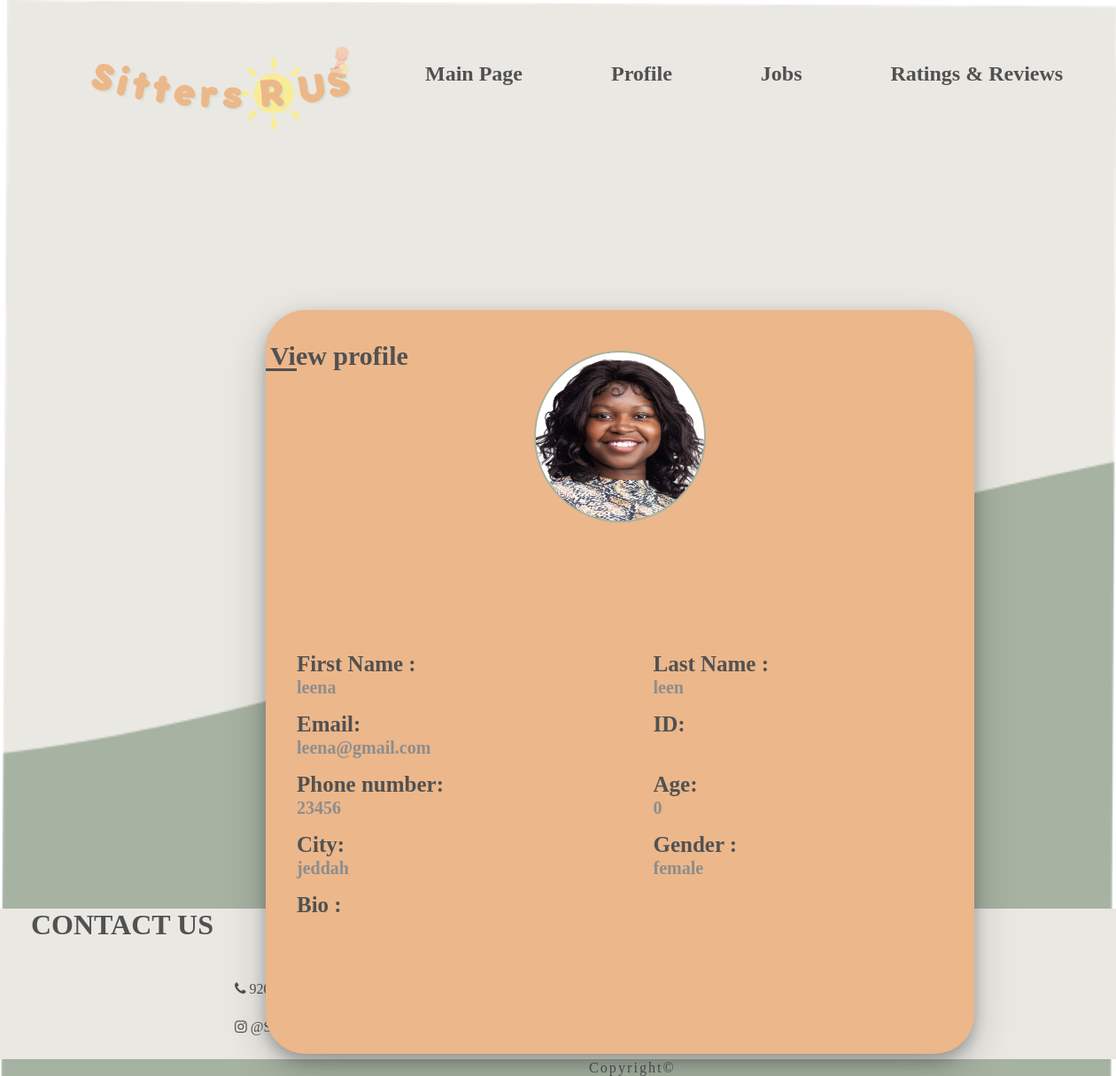
Page /View_Babysitter_Profile.php (signed in) on the committed database.
### tables this page shows
CREATE TABLE `users` (
  `id` int(20) NOT NULL,
  `first_name` varchar(100) NOT NULL,
  `last_name` varchar(100) NOT NULL,
  `email` varchar(100) NOT NULL,
  `password` varchar(255) NOT NULL,
  `city` varchar(100) NOT NULL,
  `location` varchar(255) NOT NULL,
  `ID_number` varchar(20) NOT NULL,
  `phone_number` varchar(50) NOT NULL,
  `age` int(20) NOT NULL,
  `gender` varchar(100) NOT NULL,
  `bio` text NOT NULL,
  `image` varchar(255) NOT NULL,
  `user_type` int(20) NOT NULL
);

### View_Babysitter_Profile.php (the view, shortened to what this page needs)
<!DOCTYPE html>
<html>
    <head>
        <link rel="stylesheet" type="text/css" href="stayle-latifa.CSS">
        <link rel="stylesheet" type="text/css" href="MainStyle.CSS">
        <link rel="stylesheet" href="https://stackpath.bootstrapcdn.com/font-awesome/4.7.0/css/font-awesome.min.css">
    </head>
    <body>
        <div id="body1">
		<?php
		include("connection.php");
include("sitter_menu.php");
						$sitter_id=$_SESSION["uid"];
$query1="select * from users where id='$sitter_id'";
$view1=mysqli_query($connection,$query1);
$rows1=mysqli_fetch_array($view1);
$first_name=$rows1['first_name'];
$last_name=$rows1['last_name'];
$email=$rows1['email'];
$phone_number=$rows1['phone_number'];
$age=$rows1['age'];
$city=$rows1['city'];
$gender=$rows1['gender'];
$image=$rows1['image'];
?>
        </div>
        <br>
    <div class="container1">
    <div class="title">View profile</div>
    <form action="View_Babysitter_Profile.php" method="post">
        <div class="user-details">
            <div class="profile-pic">
							<?php
									if($image==''){
									?>
                               <img src="Images/female.jpeg" alt="user photo" id="userphoto">
								<?php
								}
									else {
									?>
									<img src="<?php echo $image; ?>" alt="user photo" id="userphoto">
									<?php
								}
									?>
            </div>
            <div class="input-box">
                <span id="details1">First Name :</span>
                <span class="details"><?php echo $first_name; ?></span>
            </div>
            <div class="input-box">
                <span id="details1">Last Name :</span>
                <span class="details"><?php echo $last_name; ?></span>
            </div>
            <div class="input-box">
                <span id="details1">Email:</span>
                <span class="details"><?php echo $email; ?></span>
            </div>
            <div class="input-box">
                <span id="details1">ID:</span>
            </div>
            <div class="input-box">
                <span id="details1">Phone number:</span>
                <span class="details"><?php echo $phone_number; ?></span>
            </div>
            <div class="input-box">
                <span id="details1">Age:</span>
                <span class="details"><?php echo $age; ?></span>
            </div>
            <div class="input-box">
                <span id="details1">City:</span>
 <span class="details"><?php echo $city; ?></span>
            </div>
            <div class="input-box">
                <span id="details1">Gender :</span>
 <span class="details"><?php echo $gender; ?></span>
            </div>
            <div class="input-box">
                <span id="details1">Bio :</span>
            </div>
        </div>
    </form>
</div>
     <footer id="footer">
            <div id="Ctext">Contact us</div>
        <div class="social-icon">
        <div class="bottom">
        <a href="tel:92000003" class="line"><i class="fa fa-phone"></i> 92000003</a> </div>
        <div class="bottom">
        <a href="mailto:info@sittersRUS.com" class="line"><i class="fa fa-envelope"></i> info@sittersRUS.com</a> </div>
        <div class="bottom">
        <a href="https://instagram.com/sitters.r.us.sa?igshid=Y2ZmNzg0YzQ" class="line"><i class="fa fa-instagram"></i> @Sitter.R.US</a></div>
        <br><br>
        <div class = "bottom"><div class = "copyright"><center>Copyright&copy; </center></div></div>
        </div>
    </footer>
    </body>
</html>

### stayle-latifa.css (style rules this page uses)
.line { color: #515151; text-decoration:none; text-align:center; }
.container1 { position: absolute; display: grid; text-align: left; place-content : center; justify-items: left; align-items: center; background-color: #ECB78B; border-radius: 45px; height: 105vh; width: 100vh; left: 300px; top: 350px; z-index: 1; box-shadow:0 8px 16px 0 rgba(0, 0, 0, 0.24), 0 17px 50px 0 rgba(0, 0, 0, 0.19); }
.container1 .title { font-size: 30px; font-weight: bolder; padding-left: 5px; position: absolute; top: 35px; color: #515151; }
.container1 .title::before { content: ''; position: absolute; left: 0; bottom: 0; height: 3px; width: 35px; background: #515151; }
.profile-pic { height: 190px; width: 190px; position: absolute; top: 17%; left: 50%; transform: translate(-50%,-50%); border-radius: 50%; overflow: hidden; border: 2px solid #A5B2A1; }
#userphoto { height: 100%; width: 100%; }
.container1 form .user-details { display: flex; flex-wrap: wrap; justify-content: space-between; margin: 230px 0px 12px 35px; }
form .user-details .input-box { margin-top: 15px; width: calc(100% / 2 - 20px); }
.user-details .input-box .details { display: block; font-weight: 700; margin-bottom: 1px; font-size: 20px; color:#8d8d8d; }
.user-details .input-box #details1 { display: block; font-weight: 700; margin-bottom: 1px; color: #515151; font-size: 25px; }

### MainStyle.css (style rules this page uses)
* { margin: 0; padding: 0; }
body { min-height: 100vh ; background-image: url('Images/wall.png'); background-size: cover; background-repeat: no-repeat; font-family: fantasy; }
.line { color: #515151; text-decoration:none; text-align:center; }
#footer { background-color: #EAE8E3; color:#515151 ; position : sticky; height: 170px; text-align: center; margin-top: 80%; }
#Ctext { text-align: left; font-size: 32px; font-weight: bolder; position: relative; left: 35px; text-transform: uppercase; }
.social-icon { padding: 20px 30px; }
.bottom { left: 80px; position: relative; float: left; padding-right: 155px; padding-left: 155px; font-family: fantasy; color: #515151; margin-top: 25px; }
.copyright { position: relative; align-items: center; text-align: center; letter-spacing: 0.13em; margin-left: 400px; margin-top: 3px; color: #515151; }
a { text-decoration: none; color: #515151; }

### rows in the picture
users: image (picture), first_name "leena", last_name "leen", email "leena@gmail.com", phone_number "23456", age "0", city "jeddah", gender "female"
